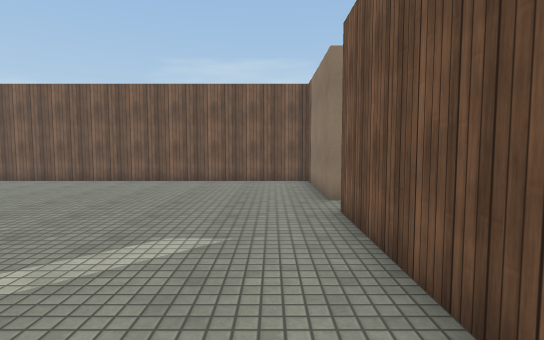
view 1 (above)

15 first-person views from a walk through a Unity game level. The camera is 1.4 m above the floor, tilts 4° down and sees 80° across. The floor is counted in squares, 1 m on a side. Each view is taken from the middle of a square. On the plan, view 1 faces up. The plan holds only what a view shows up to about 15 squares ahead; the rest is blank. The place goes on beyond the plan. Door leaves are left out, so doorways stand open. Surface patterns are stand-ins for the level's own textures.

view 2
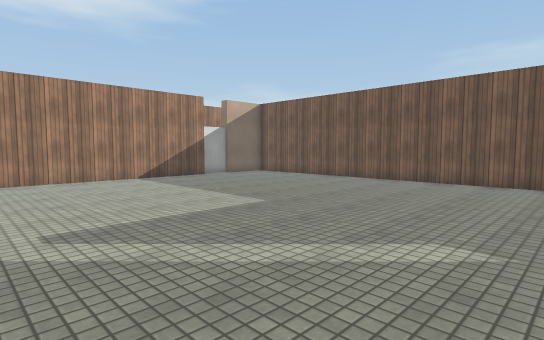

view 3
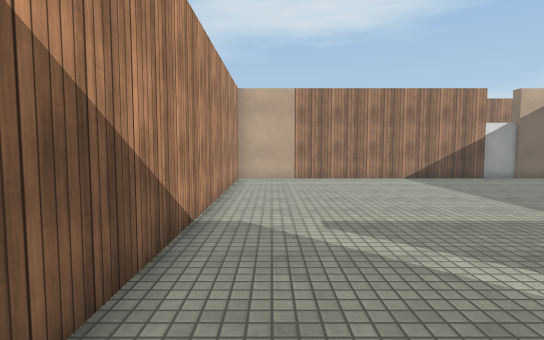

view 4
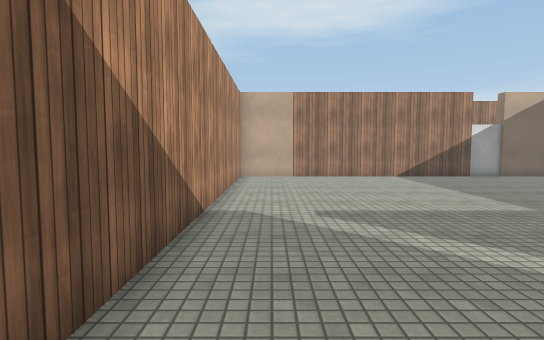

view 5
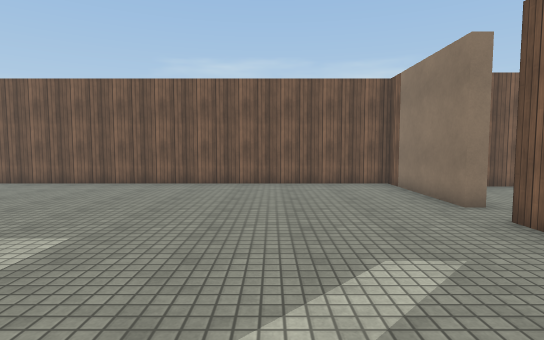

view 6
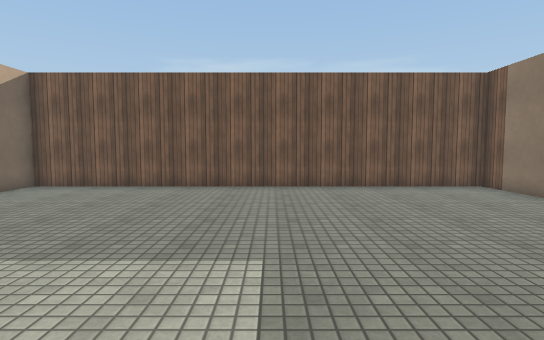

view 7
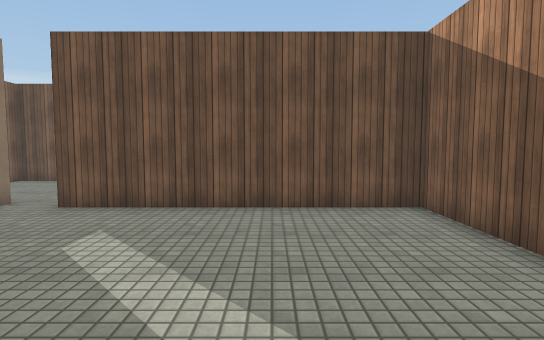

view 8
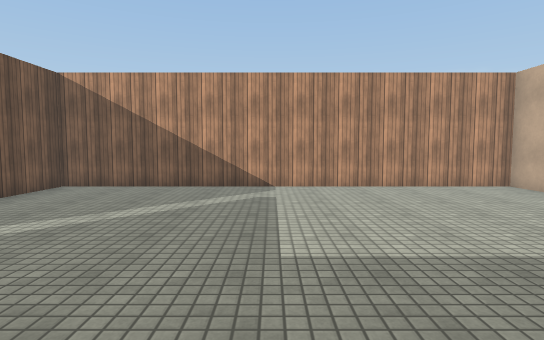

view 9
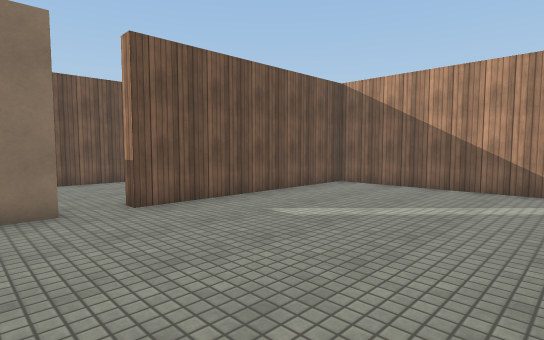

view 10
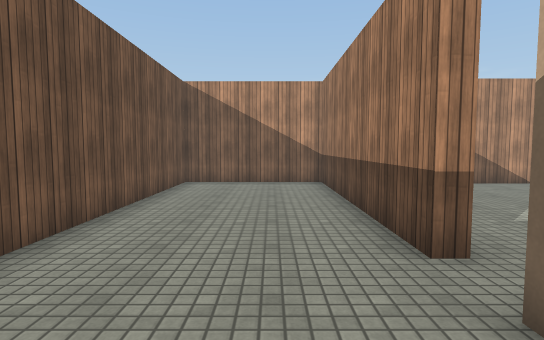

view 11
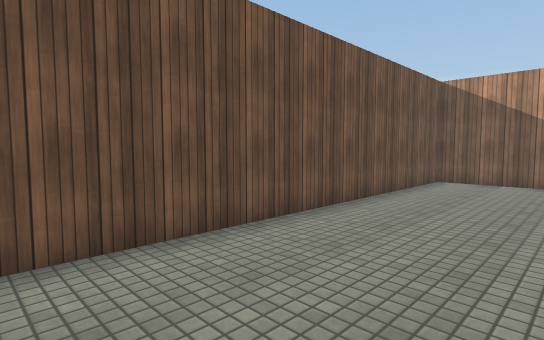

view 12
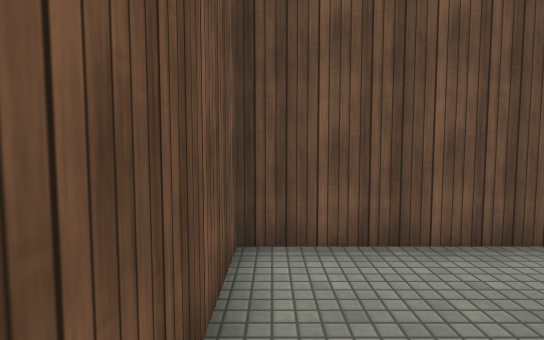

view 13
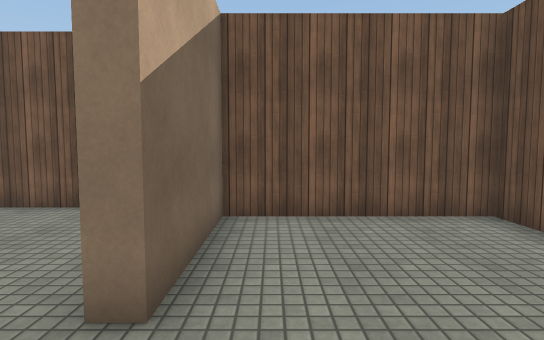

view 14
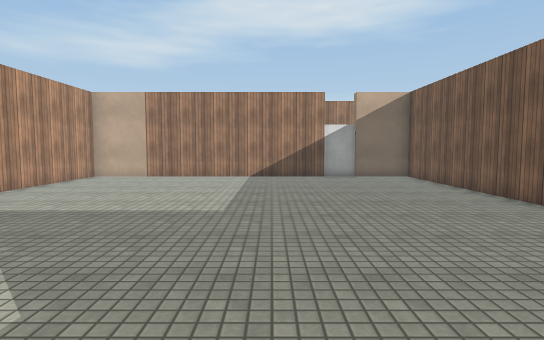

view 15
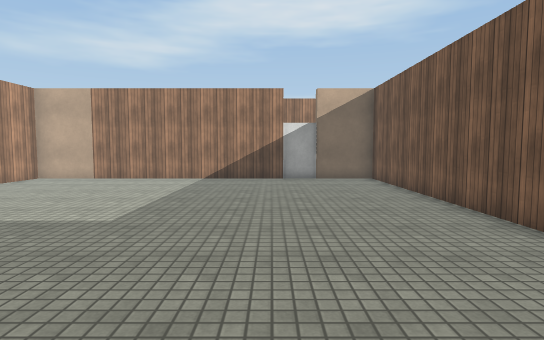

### Floor plan
Points are (right, up) in squares from view 1. A wall is a line through its corners. A room is listed if a view was taken in it or the views show most of it. See-through windows are left out.
Room 1 (views 1, 2, 3, 4, 5, 6, 7, 8, 9, 14, 15)
walls: (-14.5, 9.6) (-14.5, -1.5) (1.5, -1.5) (1.5, 7); (1.5, 8.5) (1.5, 13.5) (-14.5, 13.5) (-14.5, 11); (-14.7, 11.1) (-14.7, 9.5)
ways out: open door at (2, 7.5) to room 2
Room 2 (views 10, 11, 12, 13)
walls: (2, 7) (2, -2) (7.5, -2) (7.5, 12.5) (2, 12.5) (2, 8.5)
ways out: open door at (2, 7.5) to room 1

Positions as (right, up) in squares from view 1, and headings:
1: (0, 0), facing up
2: (0, 0), facing up-left
3: (0, 0), facing left
4: (1, 0), facing left
5: (-3, 1), facing up
6: (-6, 2), facing up
7: (-6, 2), facing right
8: (-6, 10), facing down
9: (-6, 10), facing down-right
10: (4, 11), facing down
11: (3, 12), facing down-right
12: (3, 12), facing right
13: (3, 6), facing up
14: (1, 7), facing left
15: (0, 9), facing left
